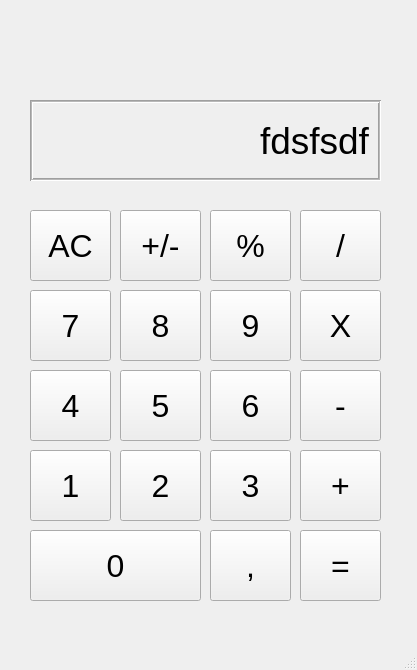
<?xml version="1.0" encoding="UTF-8"?>
<ui version="4.0">
 <class>MainWindow</class>
 <widget class="QMainWindow" name="MainWindow">
  <property name="geometry">
   <rect>
    <x>0</x>
    <y>0</y>
    <width>417</width>
    <height>670</height>
   </rect>
  </property>
  <property name="font">
   <font>
    <pointsize>24</pointsize>
   </font>
  </property>
  <property name="windowTitle">
   <string>MainWindow</string>
  </property>
  <widget class="QWidget" name="centralwidget">
   <widget class="QLabel" name="label">
    <property name="geometry">
     <rect>
      <x>30</x>
      <y>100</y>
      <width>351</width>
      <height>81</height>
     </rect>
    </property>
    <property name="font">
     <font>
      <pointsize>28</pointsize>
      <weight>50</weight>
      <bold>false</bold>
     </font>
    </property>
    <property name="layoutDirection">
     <enum>Qt::RightToLeft</enum>
    </property>
    <property name="frameShape">
     <enum>QFrame::Box</enum>
    </property>
    <property name="frameShadow">
     <enum>QFrame::Sunken</enum>
    </property>
    <property name="midLineWidth">
     <number>1</number>
    </property>
    <property name="text">
     <string>fdsfsdf</string>
    </property>
    <property name="alignment">
     <set>Qt::AlignRight|Qt::AlignTrailing|Qt::AlignVCenter</set>
    </property>
   </widget>
   <widget class="QPushButton" name="pushButton">
    <property name="geometry">
     <rect>
      <x>30</x>
      <y>210</y>
      <width>81</width>
      <height>71</height>
     </rect>
    </property>
    <property name="text">
     <string>AC</string>
    </property>
   </widget>
   <widget class="QPushButton" name="pushButton_2">
    <property name="geometry">
     <rect>
      <x>120</x>
      <y>210</y>
      <width>81</width>
      <height>71</height>
     </rect>
    </property>
    <property name="text">
     <string>+/-</string>
    </property>
   </widget>
   <widget class="QPushButton" name="pushButton_3">
    <property name="geometry">
     <rect>
      <x>210</x>
      <y>210</y>
      <width>81</width>
      <height>71</height>
     </rect>
    </property>
    <property name="text">
     <string>%</string>
    </property>
   </widget>
   <widget class="QPushButton" name="pushButton_4">
    <property name="geometry">
     <rect>
      <x>300</x>
      <y>210</y>
      <width>81</width>
      <height>71</height>
     </rect>
    </property>
    <property name="text">
     <string>/</string>
    </property>
   </widget>
   <widget class="QPushButton" name="pushButton_5">
    <property name="geometry">
     <rect>
      <x>30</x>
      <y>290</y>
      <width>81</width>
      <height>71</height>
     </rect>
    </property>
    <property name="text">
     <string>7</string>
    </property>
   </widget>
   <widget class="QPushButton" name="pushButton_6">
    <property name="geometry">
     <rect>
      <x>210</x>
      <y>290</y>
      <width>81</width>
      <height>71</height>
     </rect>
    </property>
    <property name="text">
     <string>9</string>
    </property>
   </widget>
   <widget class="QPushButton" name="pushButton_7">
    <property name="geometry">
     <rect>
      <x>300</x>
      <y>290</y>
      <width>81</width>
      <height>71</height>
     </rect>
    </property>
    <property name="text">
     <string>X</string>
    </property>
   </widget>
   <widget class="QPushButton" name="pushButton_8">
    <property name="geometry">
     <rect>
      <x>120</x>
      <y>290</y>
      <width>81</width>
      <height>71</height>
     </rect>
    </property>
    <property name="text">
     <string>8</string>
    </property>
   </widget>
   <widget class="QPushButton" name="pushButton_9">
    <property name="geometry">
     <rect>
      <x>210</x>
      <y>370</y>
      <width>81</width>
      <height>71</height>
     </rect>
    </property>
    <property name="text">
     <string>6</string>
    </property>
   </widget>
   <widget class="QPushButton" name="pushButton_10">
    <property name="geometry">
     <rect>
      <x>30</x>
      <y>370</y>
      <width>81</width>
      <height>71</height>
     </rect>
    </property>
    <property name="text">
     <string>4</string>
    </property>
   </widget>
   <widget class="QPushButton" name="pushButton_11">
    <property name="geometry">
     <rect>
      <x>300</x>
      <y>370</y>
      <width>81</width>
      <height>71</height>
     </rect>
    </property>
    <property name="text">
     <string>-</string>
    </property>
   </widget>
   <widget class="QPushButton" name="pushButton_12">
    <property name="geometry">
     <rect>
      <x>120</x>
      <y>370</y>
      <width>81</width>
      <height>71</height>
     </rect>
    </property>
    <property name="text">
     <string>5</string>
    </property>
   </widget>
   <widget class="QPushButton" name="pushButton_13">
    <property name="geometry">
     <rect>
      <x>120</x>
      <y>450</y>
      <width>81</width>
      <height>71</height>
     </rect>
    </property>
    <property name="text">
     <string>2</string>
    </property>
   </widget>
   <widget class="QPushButton" name="pushButton_14">
    <property name="geometry">
     <rect>
      <x>210</x>
      <y>450</y>
      <width>81</width>
      <height>71</height>
     </rect>
    </property>
    <property name="text">
     <string>3</string>
    </property>
   </widget>
   <widget class="QPushButton" name="pushButton_15">
    <property name="geometry">
     <rect>
      <x>300</x>
      <y>450</y>
      <width>81</width>
      <height>71</height>
     </rect>
    </property>
    <property name="text">
     <string>+</string>
    </property>
   </widget>
   <widget class="QPushButton" name="pushButton_16">
    <property name="geometry">
     <rect>
      <x>30</x>
      <y>450</y>
      <width>81</width>
      <height>71</height>
     </rect>
    </property>
    <property name="text">
     <string>1</string>
    </property>
   </widget>
   <widget class="QPushButton" name="pushButton_17">
    <property name="geometry">
     <rect>
      <x>30</x>
      <y>530</y>
      <width>171</width>
      <height>71</height>
     </rect>
    </property>
    <property name="layoutDirection">
     <enum>Qt::LeftToRight</enum>
    </property>
    <property name="text">
     <string>0</string>
    </property>
   </widget>
   <widget class="QPushButton" name="pushButton_18">
    <property name="geometry">
     <rect>
      <x>300</x>
      <y>530</y>
      <width>81</width>
      <height>71</height>
     </rect>
    </property>
    <property name="text">
     <string>=</string>
    </property>
   </widget>
   <widget class="QPushButton" name="pushButton_19">
    <property name="geometry">
     <rect>
      <x>210</x>
      <y>530</y>
      <width>81</width>
      <height>71</height>
     </rect>
    </property>
    <property name="text">
     <string>,</string>
    </property>
   </widget>
  </widget>
  <widget class="QStatusBar" name="statusbar"/>
 </widget>
 <resources/>
 <connections/>
</ui>
